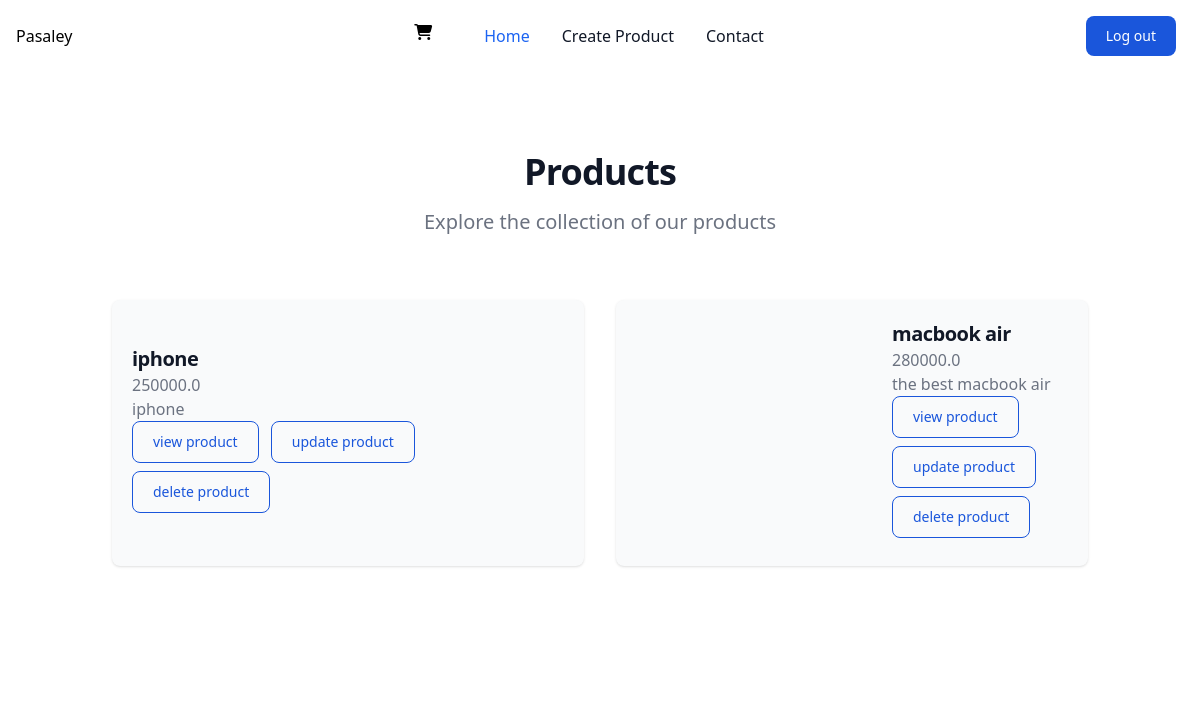
The app's page / (signed in) with its own data.
### Home/models.py (models this page shows, shortened)
class Product(models.Model):
    category = models.ForeignKey(category,on_delete=models.CASCADE)
    name = models.CharField(max_length=200)
    price = models.FloatField()
    stock = models.IntegerField()
    created_at = models.DateTimeField(auto_now_add=True)
    author=models.ForeignKey(User,on_delete=models.CASCADE)
    body = models.TextField(max_length=50000)
    image = models.ImageField(upload_to='images/',null=True,blank=True)

### Home/views.py (the view)
# urls.py: path('', views.home, name='home'),
def home(request):
    if request.user.is_authenticated:
        Customer=request.user
    product=Product.objects.all()
    return render(request,'Home/index.html',{'product':product})

### Home/templates/Home/index.html
{% extends 'base.html' %}
{% block content %}
<div class="container md-4 mt-4">
  {%include 'Home/list.html'%}
</div>
{% endblock %}

### Home/templates/Home/list-card.html (shortened to what this page needs)
<div class="items-center bg-gray-50 rounded-lg shadow sm:flex dark:bg-gray-800 dark:border-gray-700">
    <div class="p-5">
        <h3 class="text-xl font-bold tracking-tight text-gray-900 dark:text-white">
            <a href="#">{{ product.name }}</a>
        </h3>
        <span class="text-gray-500 dark:text-gray-400">{{ product.price }}</span>
        <div>
        <span class="text-gray-500 dark:text-gray-400">{{ product.body }}</span>
    </div>
        <a href="{% url 'product_detail' product.id %}">
        <input type="button" value ="view product"class="text-blue-700 hover:text-white border border-blue-700 hover:bg-blue-800 focus:ring-4 focus:outline-none focus:ring-blue-300 font-medium rounded-lg text-sm px-5 py-2.5 text-center mr-2 mb-2 dark:border-blue-500 dark:text-blue-500 dark:hover:text-white dark:hover:bg-blue-500 dark:focus:ring-blue-800">
            </input></a>
            {%if request.user.is_staff%}
            <a href="{% url 'update_product' product.id %}">
                <input type="button" value ="update product"class="text-blue-700 hover:text-white border border-blue-700 hover:bg-blue-800 focus:ring-4 focus:outline-none focus:ring-blue-300 font-medium rounded-lg text-sm px-5 py-2.5 text-center mr-2 mb-2 dark:border-blue-500 dark:text-blue-500 dark:hover:text-white dark:hover:bg-blue-500 dark:focus:ring-blue-800">
                    </input></a>
                    <a href="{% url 'delete_product' product.id %}">
                        <input type="button" value ="delete product"class="text-blue-700 hover:text-white border border-blue-700 hover:bg-blue-800 focus:ring-4 focus:outline-none focus:ring-blue-300 font-medium rounded-lg text-sm px-5 py-2.5 text-center mr-2 mb-2 dark:border-blue-500 dark:text-blue-500 dark:hover:text-white dark:hover:bg-blue-500 dark:focus:ring-blue-800">
                            </input></a>
{%endif%}
    </div>
</div>

### records on screen
Product: name "iphone", price "250000.0", body "iphone"
Product: name "macbook air", price "280000.0", body "the best macbook air"
